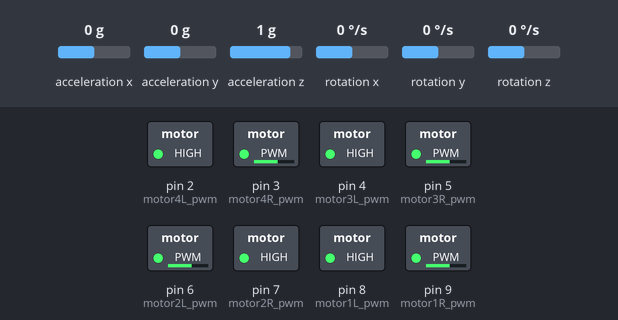
The sketch below on a simulated Arduino Uno, built with avr-gcc and run on an emulated ATmega328P. Parts: switched loads named in the sketch (green lamp = pin HIGH). The test bench sets the inputs (shaded band); at power-on: rotation z 0 °/s, acceleration x 0 g, acceleration y 0 g, acceleration z 1 g, rotation x 0 °/s, rotation y 0 °/s. What the sketch prints to the serial monitor is not drawn.

Above: at 6.2 s.
6.3 s: rotation z set to -192 °/s
At 6.76 s:
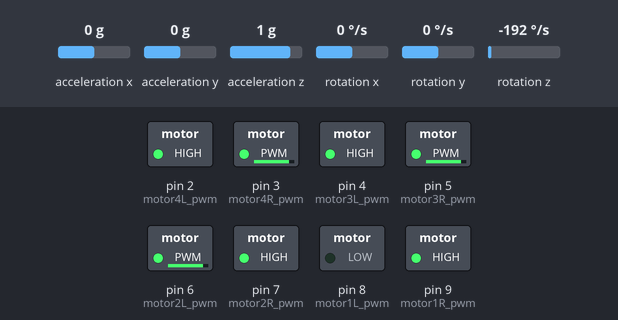
At 7.37 s:
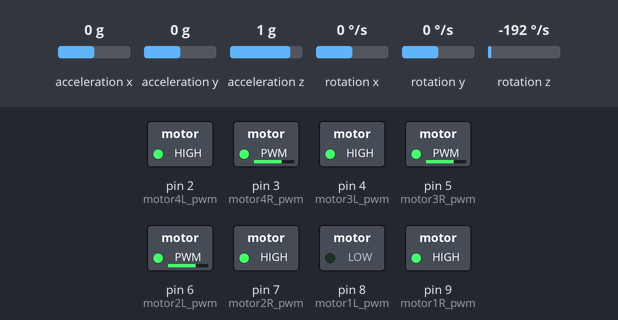
9.3 s: rotation z set to 192 °/s
At 11.92 s:
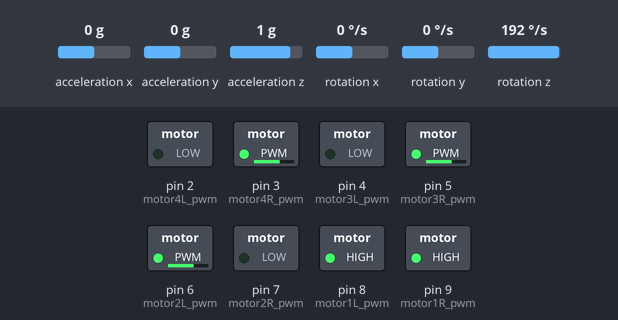
12.3 s: rotation z set to -100 °/s
Timing chart, 0 to 33.8 s (numbered marks = the images above; inputs shaded):
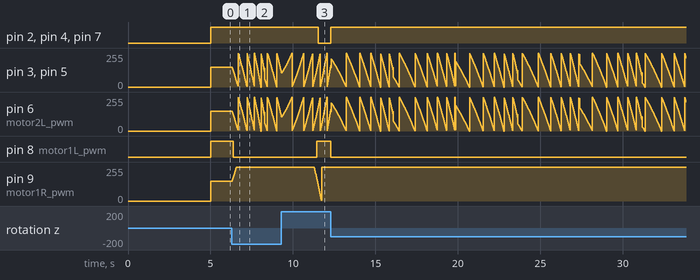

The sketch:

GYRO_NASIONAL.ino
```cpp
#include <Wire.h>
#include <MPU6050.h>

MPU6050 mpu;

// Timers
unsigned long timer = 0;
float timeStep = 0.01;

// Pitch, Roll and Yaw values
float pitch = 0;
float roll = 0;
float yaw = 0;

// Motor pins
#define motor1R_pwm 9
#define motor1L_pwm 8
#define motor2R_pwm 7
#define motor2L_pwm 6
#define motor3R_pwm 5
#define motor3L_pwm 4
#define motor4R_pwm 3
#define motor4L_pwm 2

double Kp1 = 2;  // Proportional constant for input 1
double Ki1 = 0.01; // Integral constant for input 1
double Kd1 = 0.2; // Derivative constant for input 1

double error1 = 0;
double setpoint1 = 0; // Set target yaw to 0 (straight)
double lastError1 = 0;
double integral1 = 0;
double derivative1 = 0;
double output1 = 0;

bool calibrated = false; // Flag to indicate if the gyro is calibrated
float yaw_offset = 0;

void setup() {
  Serial.begin(115200);

  // Initialize MPU6050
  while (!mpu.begin(MPU6050_SCALE_2000DPS, MPU6050_RANGE_2G)) {
    Serial.println("Could not find a valid MPU6050 sensor, check wiring!");
    delay(500);
  }

  // Calibrate gyroscope. The calibration must be at rest.
  mpu.calibrateGyro();

  // Set threshold sensitivity. Default 3.
  mpu.setThreshold(1);

  pinMode(motor1R_pwm, OUTPUT);
  pinMode(motor1L_pwm, OUTPUT);
  pinMode(motor2R_pwm, OUTPUT);
  pinMode(motor2L_pwm, OUTPUT);
  pinMode(motor3R_pwm, OUTPUT);
  pinMode(motor3L_pwm, OUTPUT);
  pinMode(motor4R_pwm, OUTPUT);
  pinMode(motor4L_pwm, OUTPUT);

  // Calibrate yaw offset
  calibrateYaw();
}

void loop() {
  // Get yaw value
  getYaw();

  // Print yaw value as integer
  Serial.print("Yaw: ");
  Serial.println((int)yaw);

  // Calculate PID output
  output1 = calculatePID(yaw, setpoint1, Kp1, Ki1, Kd1, lastError1, integral1, output1);

  // Adjust motor speeds based on PID output
  adjustMotorSpeeds(output1);
}

void adjustMotorSpeeds(double pidOutput) {
  int motorSpeed = 150; // Set base motor speed
  int correction = abs(pidOutput); // Use absolute value of PID output for correction

  if (pidOutput > 0) { // Turn left
    analogWrite(motor1R_pwm, motorSpeed + correction);
    analogWrite(motor1L_pwm, motorSpeed - correction);
    analogWrite(motor2R_pwm, motorSpeed + correction);
    analogWrite(motor2L_pwm, motorSpeed - correction);
    analogWrite(motor3R_pwm, motorSpeed - correction);
    analogWrite(motor3L_pwm, motorSpeed + correction);
    analogWrite(motor4R_pwm, motorSpeed - correction);
    analogWrite(motor4L_pwm, motorSpeed + correction);
  } else { // Turn right
    analogWrite(motor1R_pwm, motorSpeed - correction);
    analogWrite(motor1L_pwm, motorSpeed + correction);
    analogWrite(motor2R_pwm, motorSpeed - correction);
    analogWrite(motor2L_pwm, motorSpeed + correction);
    analogWrite(motor3R_pwm, motorSpeed + correction);
    analogWrite(motor3L_pwm, motorSpeed - correction);
    analogWrite(motor4R_pwm, motorSpeed + correction);
    analogWrite(motor4L_pwm, motorSpeed - correction);
  }
}

void getYaw() {
  timer = millis();

  // Read normalized values
  Vector norm = mpu.readNormalizeGyro();

  // Calculate Yaw
  yaw = fmod(yaw + norm.ZAxis * timeStep, 360);

  // Compensate for yaw offset
  if (calibrated) {
    yaw -= yaw_offset;
  }

  // Wait for the full timeStep period
  delay((timeStep * 1000) - (millis() - timer));
}

double calculatePID(double input, double setpoint, double Kp, double Ki, double Kd, double &lastError, double &integral, double &output) {
  double error = setpoint - input;
  integral += error;

  double derivative = error - lastError;

  output = Kp * error + Ki * integral + Kd * derivative;

  lastError = error;
  return output;
}

void calibrateYaw() {
  Serial.println("Calibrating yaw offset...");
  delay(5000); // Wait for the gyro to stabilize

  // Read the initial yaw value
  Vector norm = mpu.readNormalizeGyro();
  yaw_offset = fmod(norm.ZAxis, 360);

  Serial.print("Yaw offset: ");
  Serial.println(yaw_offset);

  calibrated = true;
}
```

Measured:
- after the input at 6.3 s, pin 8 (motor1L_pwm): HIGH → LOW after 0.07 s; pin 9 (motor1R_pwm): moves from 150/255 to 255/255 over 0.26 s, starting at once
- after the input at 9.3 s, pin 2 (motor4L_pwm), pin 4 (motor3L_pwm), pin 7 (motor2R_pwm): HIGH → LOW after 2.2 s; pin 8 (motor1L_pwm): LOW → HIGH after 2.1 s
